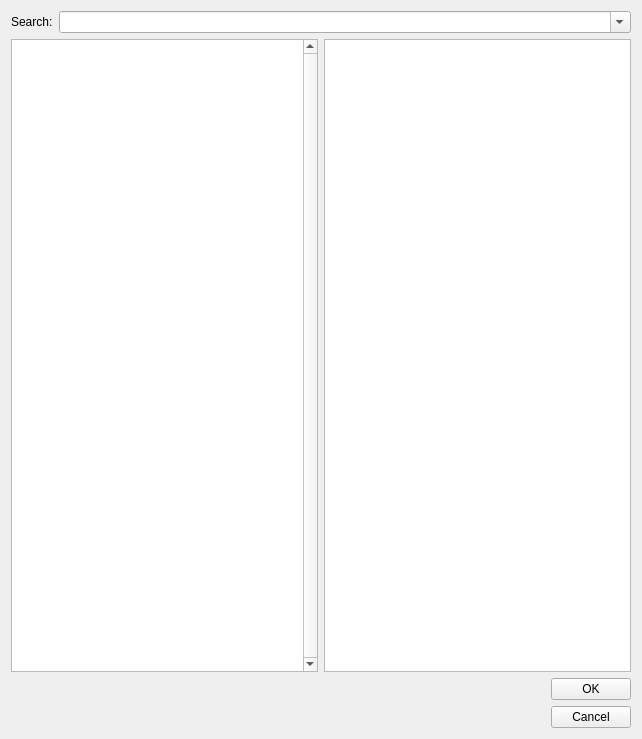
<?xml version="1.0" encoding="UTF-8"?>
<ui version="4.0">
 <class>Form</class>
 <widget class="QWidget" name="Form">
  <property name="geometry">
   <rect>
    <x>0</x>
    <y>0</y>
    <width>642</width>
    <height>739</height>
   </rect>
  </property>
  <property name="minimumSize">
   <size>
    <width>0</width>
    <height>600</height>
   </size>
  </property>
  <property name="windowTitle">
   <string>Choose Blocks</string>
  </property>
  <layout class="QVBoxLayout" name="verticalLayout" stretch="0,1,0">
   <item>
    <layout class="QHBoxLayout" name="horizontalLayout">
     <item>
      <widget class="QLabel" name="label">
       <property name="text">
        <string>Search:</string>
       </property>
      </widget>
     </item>
     <item>
      <widget class="QComboBox" name="searchField">
       <property name="sizePolicy">
        <sizepolicy hsizetype="Preferred" vsizetype="Fixed">
         <horstretch>1</horstretch>
         <verstretch>0</verstretch>
        </sizepolicy>
       </property>
       <property name="editable">
        <bool>true</bool>
       </property>
      </widget>
     </item>
    </layout>
   </item>
   <item>
    <layout class="QHBoxLayout" name="horizontalLayout_2" stretch="1,1">
     <item>
      <widget class="BlockTypeListWidget" name="listWidget">
       <property name="palette">
        <palette>
         <active>
          <colorrole role="Highlight">
           <brush brushstyle="SolidPattern">
            <color alpha="255">
             <red>211</red>
             <green>219</green>
             <blue>255</blue>
            </color>
           </brush>
          </colorrole>
          <colorrole role="HighlightedText">
           <brush brushstyle="SolidPattern">
            <color alpha="255">
             <red>0</red>
             <green>0</green>
             <blue>0</blue>
            </color>
           </brush>
          </colorrole>
         </active>
         <inactive>
          <colorrole role="Highlight">
           <brush brushstyle="SolidPattern">
            <color alpha="255">
             <red>211</red>
             <green>219</green>
             <blue>255</blue>
            </color>
           </brush>
          </colorrole>
          <colorrole role="HighlightedText">
           <brush brushstyle="SolidPattern">
            <color alpha="255">
             <red>0</red>
             <green>0</green>
             <blue>0</blue>
            </color>
           </brush>
          </colorrole>
         </inactive>
         <disabled>
          <colorrole role="Highlight">
           <brush brushstyle="SolidPattern">
            <color alpha="255">
             <red>51</red>
             <green>153</green>
             <blue>255</blue>
            </color>
           </brush>
          </colorrole>
          <colorrole role="HighlightedText">
           <brush brushstyle="SolidPattern">
            <color alpha="255">
             <red>0</red>
             <green>0</green>
             <blue>0</blue>
            </color>
           </brush>
          </colorrole>
         </disabled>
        </palette>
       </property>
       <property name="verticalScrollBarPolicy">
        <enum>Qt::ScrollBarAlwaysOn</enum>
       </property>
       <property name="horizontalScrollBarPolicy">
        <enum>Qt::ScrollBarAlwaysOff</enum>
       </property>
       <property name="alternatingRowColors">
        <bool>true</bool>
       </property>
       <property name="selectionMode">
        <enum>QAbstractItemView::MultiSelection</enum>
       </property>
       <property name="resizeMode">
        <enum>QListView::Adjust</enum>
       </property>
       <property name="viewMode">
        <enum>QListView::ListMode</enum>
       </property>
      </widget>
     </item>
     <item>
      <widget class="BlockTypeListWidget" name="selectedBlockList"/>
     </item>
    </layout>
   </item>
   <item>
    <layout class="QGridLayout" name="gridLayout">
     <item row="2" column="1" rowspan="2">
      <widget class="QPushButton" name="cancelButton">
       <property name="text">
        <string>Cancel</string>
       </property>
      </widget>
     </item>
     <item row="0" column="1" rowspan="2">
      <widget class="QPushButton" name="selectButton">
       <property name="text">
        <string>OK</string>
       </property>
      </widget>
     </item>
     <item row="4" column="1">
      <spacer name="verticalSpacer">
       <property name="orientation">
        <enum>Qt::Vertical</enum>
       </property>
       <property name="sizeType">
        <enum>QSizePolicy::Expanding</enum>
       </property>
       <property name="sizeHint" stdset="0">
        <size>
         <width>20</width>
         <height>0</height>
        </size>
       </property>
      </spacer>
     </item>
     <item row="0" column="0" rowspan="5">
      <widget class="BlockTypesItemWidget" name="selectedBlockTypesWidget" native="true">
       <property name="sizePolicy">
        <sizepolicy hsizetype="Expanding" vsizetype="Preferred">
         <horstretch>0</horstretch>
         <verstretch>0</verstretch>
        </sizepolicy>
       </property>
      </widget>
     </item>
    </layout>
   </item>
  </layout>
 </widget>
 <customwidgets>
  <customwidget>
   <class>BlockTypeListWidget</class>
   <extends>QListWidget</extends>
   <header>blocktypelistwidget.h</header>
  </customwidget>
  <customwidget>
   <class>BlockTypesItemWidget</class>
   <extends>QWidget</extends>
   <header>blocktypesitemwidget.h</header>
   <container>1</container>
  </customwidget>
 </customwidgets>
 <tabstops>
  <tabstop>searchField</tabstop>
  <tabstop>listWidget</tabstop>
  <tabstop>selectButton</tabstop>
  <tabstop>cancelButton</tabstop>
 </tabstops>
 <resources/>
 <connections/>
</ui>
